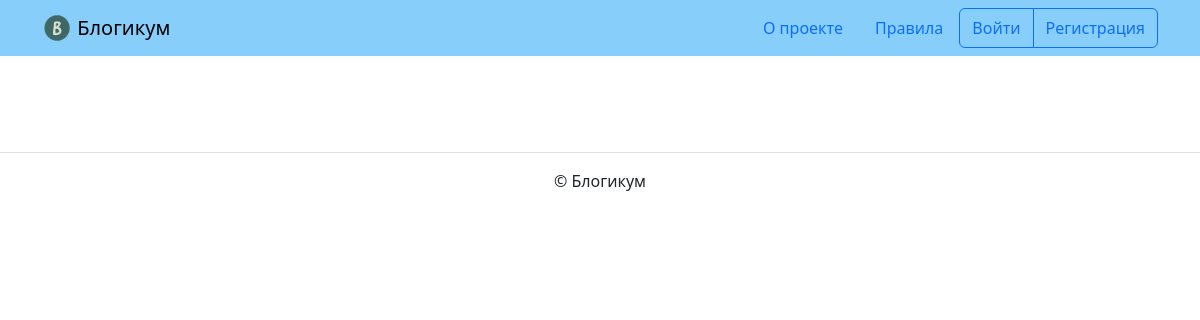
Before: / with the older database file.
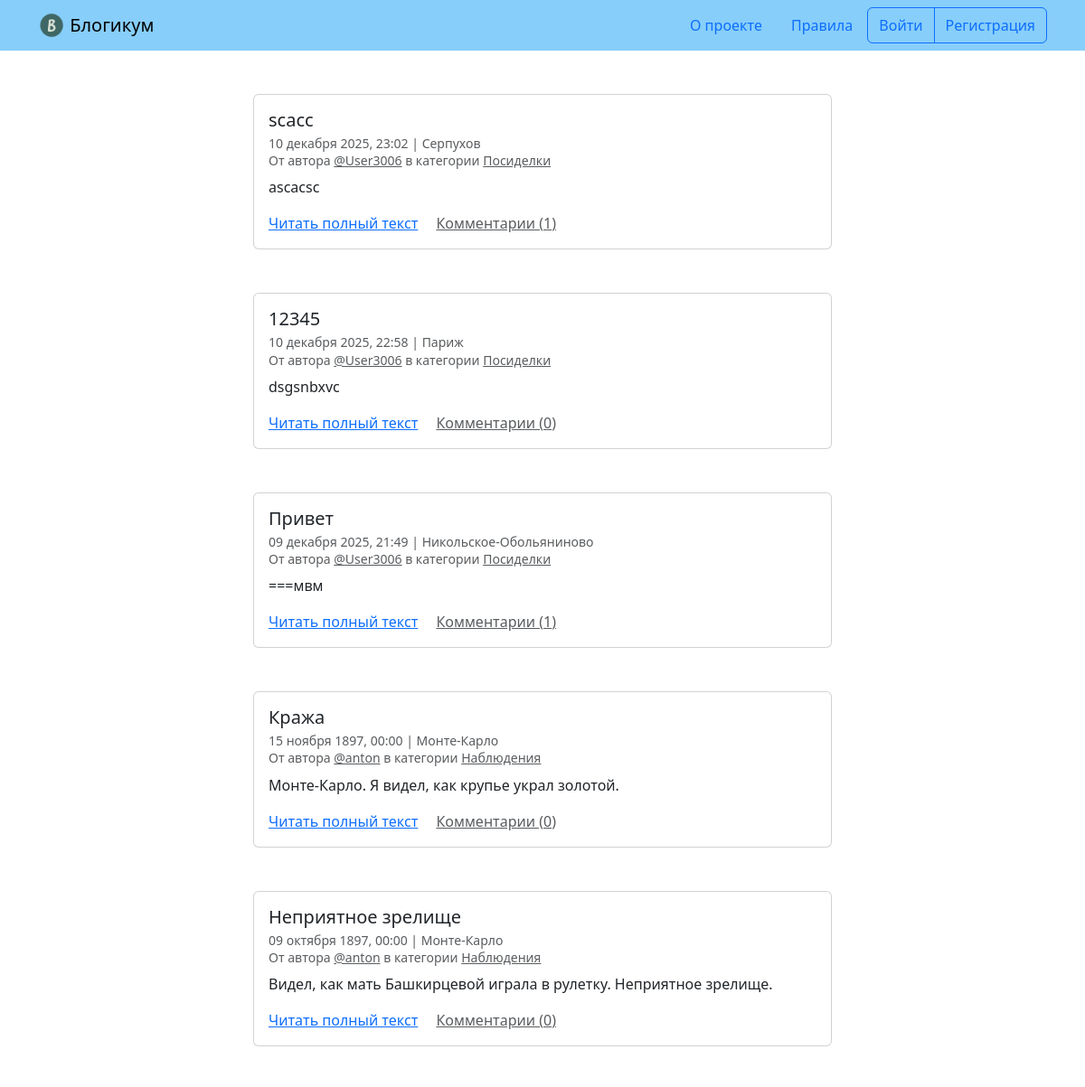
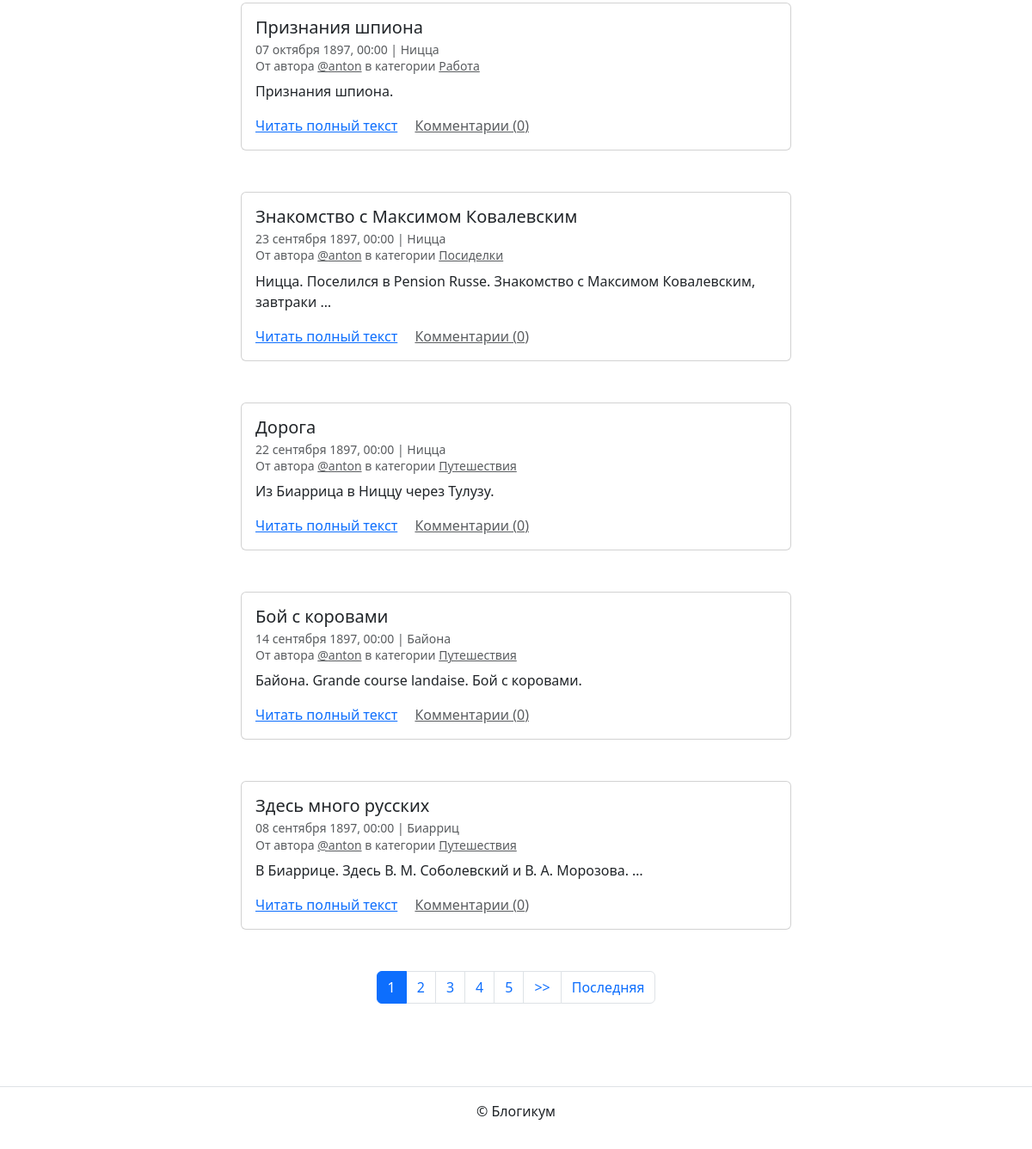
After: the same page with the newer database file (2 pictures, top to bottom).
### blog/models.py (models this page shows, shortened)
class BaseForPublication(models.Model):
    is_published = models.BooleanField(
        default=True,
        verbose_name='Опубликовано',
        help_text='Снимите галочку, чтобы скрыть публикацию.'
    )
    created_at = models.DateTimeField('Добавлено', auto_now_add=True,
                                      blank=False)
    class Meta:
        abstract = True

class Post(BaseForPublication):
    title = models.CharField('Название', max_length=256, blank=False)
    text = models.TextField('Текст', blank=False)
    pub_date = models.DateTimeField(
        'Дата и время публикации',
        help_text='Если установить дату и время в будущем — '
                  'можно делать отложенные публикации.'
    )
    author = models.ForeignKey(
        User,
        verbose_name='Автор публикации',
        on_delete=models.CASCADE,
        related_name='publications',
        blank=False
    )
    location = models.ForeignKey(
        Location,
        verbose_name='Местоположение',
        on_delete=models.SET_NULL,
        related_name='publications',
        null=True,
        blank=False
    )
    category = models.ForeignKey(
        Category,
        verbose_name='Категория',
        on_delete=models.SET_NULL,
        related_name='publications',
        null=True,
        blank=False
    )
    image = models.ImageField(
        upload_to="images",
        blank=True,
        verbose_name="Изображение",)
    class Meta:
        verbose_name = 'публикация'
        verbose_name_plural = 'Публикации'
        default_related_name = 'posts'
        ordering = ('-pub_date',)

class Location(BaseForPublication):
    name = models.CharField('Название места', max_length=256, blank=False)
    class Meta:
        verbose_name = 'местоположение'
        verbose_name_plural = 'Местоположения'
        ordering = ('name',)

class Category(BaseForPublication):
    title = models.CharField(
        'Заголовок',
        max_length=256,
        blank=False
    )
    description = models.TextField(
        verbose_name='Описание'
    )
    slug = models.SlugField(
        'Идентификатор',
        unique=True,
        blank=False,
        help_text=(
            'Идентификатор страницы для URL; '
            'разрешены символы латиницы, цифры, '
            'дефис и подчёркивание.')
    )
    class Meta:
        verbose_name = 'категория'
        verbose_name_plural = 'Категории'
        ordering = ('title',)

### blog/views.py (the view)
# urls.py: path('', views.IndexView.as_view(), name='index'),
class IndexView(ListView):
    model = Post
    template_name = "blog/index.html"
    queryset = post_published_query()
    paginate_by = 10

### templates/blog/index.html (shortened to what this page needs)
{% extends "base.html" %}
{% block content %}
  {% for post in page_obj %}
    <article class="mb-5">
      {% include "includes/post_card.html" %}
    </article>
  {% endfor %}
  {% include "includes/paginator.html" %}
{% endblock %}

### templates/base.html (shortened to what this page needs)
{% load static %}
{% load django_bootstrap5 %}
<!DOCTYPE html>
<html lang="ru">
  <head>
    {% bootstrap_css %}
  </head>
  <body>
    {% include "includes/header.html" %}
    <main>
      <div class="container py-5">
        {% block content %}{% endblock %}
      </div>
    </main>
    {% include "includes/footer.html" %}
  </body>
</html>

### templates/includes/header.html
{% load static %}
<header>
  <nav class="navbar navbar-light" style="background-color: lightskyblue">
    <div class="container">
      <a class="navbar-brand" href="{% url 'blog:index' %}">
        <img src="{% static 'img/logo.png' %}" width="30" height="30" class="d-inline-block align-top" alt="">
        Блогикум
      </a>
      {% with request.resolver_match.view_name as view_name %}
        <ul class="nav  nav-pills">
          <li class="nav-item">
            <a class="nav-link {% if view_name == 'pages:about' %} text-white {% endif %}" href="{% url 'pages:about' %}">
              О проекте
            </a>
          </li>
          <li class="nav-item">
            <a class="nav-link {% if view_name == 'pages:rules' %} text-white {% endif %}" href="{% url 'pages:rules' %}">
              Правила
            </a>
          </li>
          {% if user.is_authenticated %}
            <div class="btn-group" role="group" aria-label="Basic outlined example">
              <button type="button" class="btn btn-outline-primary"><a class="text-decoration-none text-reset"
                  href="{% url 'blog:create_post' %}">Написать пост</a></button>
              <button type="button" class="btn btn-outline-primary"><a class="text-decoration-none text-reset"
                  href="{% url 'blog:profile' user.username %}">{{ user.username }}</a></button>
              <form method="post" action="{% url 'logout' %}" class="d-inline">
                {% csrf_token %}
                <button type="submit" class="btn btn-outline-primary">Выйти</button>
              </form>
            </div>
          {% else %}
            <div class="btn-group" role="group" aria-label="Basic outlined example">
              <button type="button" class="btn btn-outline-primary"><a class="text-decoration-none text-reset"
                  href="{% url 'login' %}">Войти</a></button>
              <button type="button" class="btn btn-outline-primary"><a class="text-decoration-none text-reset"
                  href="{% url 'registration' %}">Регистрация</a></button>
            </div>
          {% endif %}
        </ul>
      {% endwith %}
    </div>
  </nav>
</header>

### templates/includes/post_card.html (shortened to what this page needs)
<div class="col d-flex justify-content-center">
  <div class="card" style="width: 40rem;">
    <div class="card-body">
      <h5 class="card-title">{{ post.title }}</h5>
      <h6 class="card-subtitle mb-2 text-muted">
        <small>
          {{ post.pub_date|date:"d E Y, H:i" }} | {% if post.location and post.location.is_published %}{{ post.location.name }}{% else %}Планета Земля{% endif %}<br>
          От автора <a class="text-muted" href="{% url 'blog:profile' post.author.username %}">@{{ post.author.username }}</a> в
          категории {% include "includes/category_link.html" %}
        </small>
      </h6>
      <p class="card-text">{{ post.text|truncatewords:10 }}</p>
      <a href="{% url 'blog:post_detail' post.id %}" class="card-link">Читать полный текст</a>
      <a href="{% url 'blog:post_detail' post.id %}" class="card-link text-muted">Комментарии ({{ post.comment_count }})</a>
    </div>
  </div>
</div>

### templates/includes/category_link.html
<a class="text-muted" href="{% url 'blog:category_posts' post.category.slug %}">
  {{ post.category.title }}
</a>

### templates/includes/paginator.html (shortened to what this page needs)
{% if page_obj.has_other_pages %}
  <nav aria-label="Page navigation" class="my-5">
    <ul class="pagination justify-content-center">
      {% for i in page_obj.paginator.page_range %}
        {% if page_obj.number == i %}
          <li class="page-item active">
            <span class="page-link">{{ i }}</span>
          </li>
        {% else %}
          <li class="page-item">
            <a class="page-link" href="?page={{ i }}">{{ i }}</a>
          </li>
        {% endif %}
      {% endfor %}
      {% if page_obj.has_next %}
        <li class="page-item">
          <a class="page-link" href="?page={{ page_obj.next_page_number }}">
            >>
          </a>
        </li>
        <li class="page-item">
          <a class="page-link" href="?page={{ page_obj.paginator.num_pages }}">
            Последняя
          </a>
        </li>
      {% endif %}
    </ul>
  </nav>
{% endif %}

### templates/includes/footer.html
<footer class="border-top text-center py-3">
  <p>© Блогикум</p>
</footer>

Changed rows visible on the page:
added Post: title "scacc", pub_date "10 декабря 2025, 23:02", location.name "Серпухов", author.username "User3006", category "Посиделки", text "ascacsc", comment_count "1"
added Post: title "12345", pub_date "10 декабря 2025, 22:58", location.name "Париж", author.username "User3006", category "Посиделки", text "dsgsnbxvc", comment_count "0"
added Post: title "Привет", pub_date "09 декабря 2025, 21:49", location.name "Никольское-Обольяниново", author.username "User3006", category "Посиделки", text "===мвм", comment_count "1"
added Post: title "Кража", pub_date "15 ноября 1897, 00:00", location.name "Монте-Карло", author.username "anton", category "Наблюдения", text "Монте-Карло. Я видел, как крупье украл золотой.", comment_count "0"
added Post: title "Неприятное зрелище", pub_date "09 октября 1897, 00:00", location.name "Монте-Карло", author.username "anton", category "Наблюдения", text "Видел, как мать Башкирцевой играла в рулетку. Неприятное зрелище.", comment_count "0"
added Post: title "Признания шпиона", pub_date "07 октября 1897, 00:00", location.name "Ницца", author.username "anton", category "Работа", text "Признания шпиона.", comment_count "0"
added Post: title "Знакомство с Максимом Ковалевским", pub_date "23 сентября 1897, 00:00", location.name "Ницца", author.username "anton", category "Посиделки", text "Ницца. Поселился в Pension Russe. Знакомство с Максимом Ковалевским, завтраки …", comment_count "0"
added Post: title "Дорога", pub_date "22 сентября 1897, 00:00", location.name "Ницца", author.username "anton", category "Путешествия", text "Из Биаррица в Ниццу через Тулузу.", comment_count "0"
added Post: title "Бой с коровами", pub_date "14 сентября 1897, 00:00", location.name "Байона", author.username "anton", category "Путешествия", text "Байона. Grande course landaise. Бой с коровами.", comment_count "0"
added Post: title "Здесь много русских", pub_date "08 сентября 1897, 00:00", location.name "Биарриц", author.username "anton", category "Путешествия", text "В Биаррице. Здесь В. М. Соболевский и В. А. Морозова. …", comment_count "0"
Other visible differences:
new list line: "1"
new list line: "2"
new list line: "3"
new list line: "4"
new list line: "5"
text now shown: ">> Последняя"
